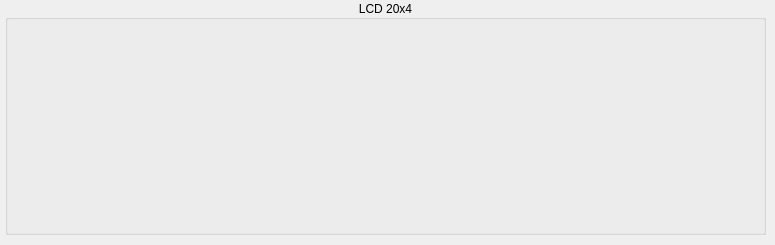
<?xml version="1.0" encoding="UTF-8"?>
<ui version="4.0">
 <class>LcdForm</class>
 <widget class="QWidget" name="LcdForm">
  <property name="geometry">
   <rect>
    <x>0</x>
    <y>0</y>
    <width>775</width>
    <height>245</height>
   </rect>
  </property>
  <property name="sizePolicy">
   <sizepolicy hsizetype="Preferred" vsizetype="Preferred">
    <horstretch>0</horstretch>
    <verstretch>0</verstretch>
   </sizepolicy>
  </property>
  <property name="minimumSize">
   <size>
    <width>775</width>
    <height>245</height>
   </size>
  </property>
  <property name="baseSize">
   <size>
    <width>0</width>
    <height>0</height>
   </size>
  </property>
  <property name="windowTitle">
   <string>Form</string>
  </property>
  <widget class="QGroupBox" name="groupBox">
   <property name="geometry">
    <rect>
     <x>5</x>
     <y>0</y>
     <width>761</width>
     <height>235</height>
    </rect>
   </property>
   <property name="sizePolicy">
    <sizepolicy hsizetype="Preferred" vsizetype="Fixed">
     <horstretch>0</horstretch>
     <verstretch>0</verstretch>
    </sizepolicy>
   </property>
   <property name="minimumSize">
    <size>
     <width>0</width>
     <height>235</height>
    </size>
   </property>
   <property name="title">
    <string>LCD 20x4</string>
   </property>
   <property name="alignment">
    <set>Qt::AlignCenter</set>
   </property>
   <property name="flat">
    <bool>false</bool>
   </property>
   <property name="checkable">
    <bool>false</bool>
   </property>
   <widget class="QWidget" name="layoutWidget">
    <property name="geometry">
     <rect>
      <x>0</x>
      <y>20</y>
      <width>751</width>
      <height>211</height>
     </rect>
    </property>
    <layout class="QGridLayout" name="gridLayout" rowstretch="0" columnstretch="0">
     <property name="sizeConstraint">
      <enum>QLayout::SetDefaultConstraint</enum>
     </property>
     <property name="leftMargin">
      <number>10</number>
     </property>
     <property name="topMargin">
      <number>10</number>
     </property>
     <property name="rightMargin">
      <number>10</number>
     </property>
     <property name="bottomMargin">
      <number>10</number>
     </property>
     <property name="spacing">
      <number>10</number>
     </property>
    </layout>
   </widget>
  </widget>
 </widget>
 <resources/>
 <connections/>
</ui>
